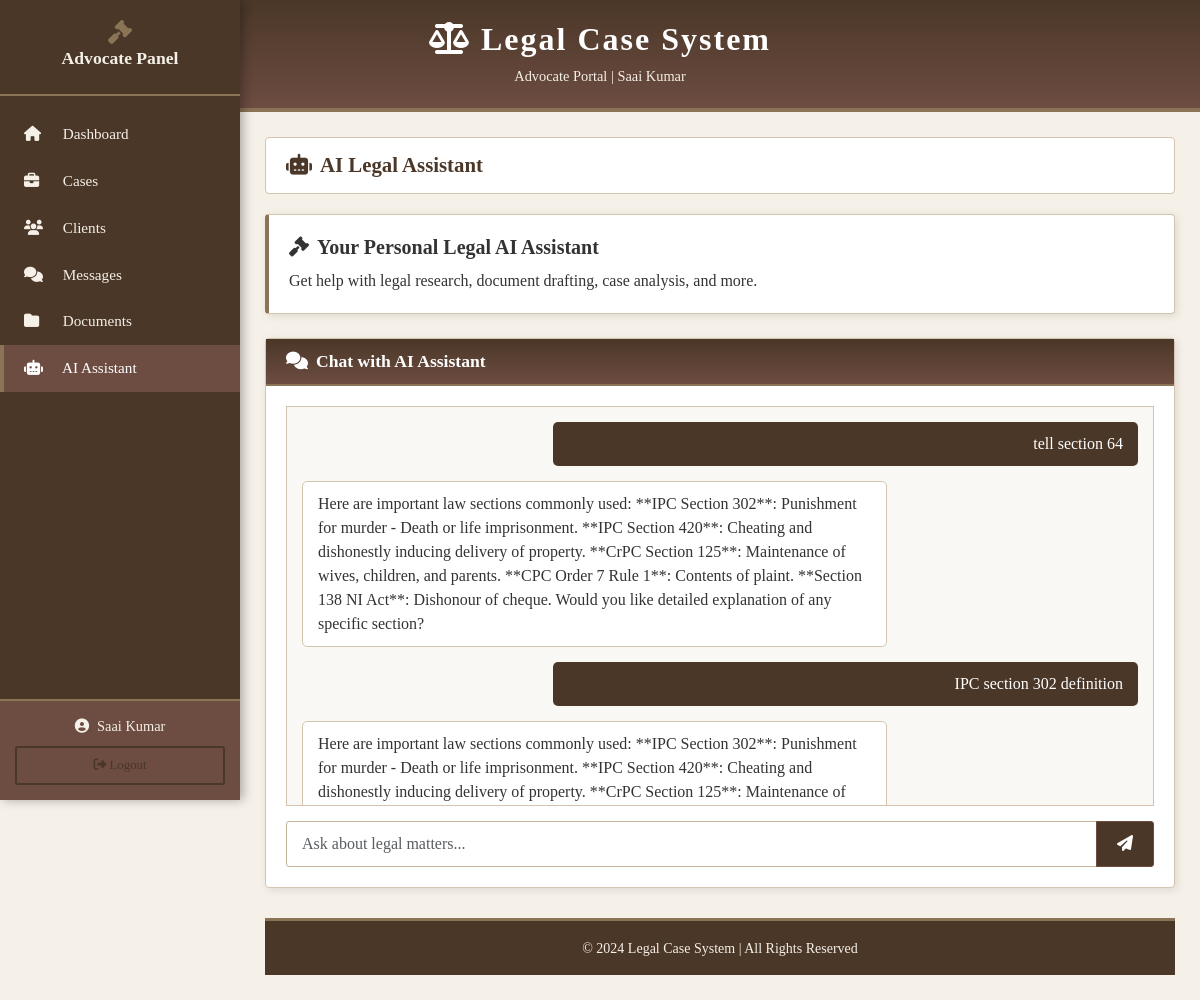
/advocate/ai-assistant (signed in), run on the app's committed database.
### tables this page shows
CREATE TABLE ai_chats (
        id INTEGER PRIMARY KEY AUTOINCREMENT,
        advocate_id INTEGER NOT NULL,
        user_message TEXT NOT NULL,
        ai_response TEXT NOT NULL,
        created_at TIMESTAMP DEFAULT CURRENT_TIMESTAMP,
        FOREIGN KEY (advocate_id) REFERENCES advocates(id)
    );

### app.py (the view, shortened to what this page needs)
@app.route('/advocate/ai-assistant', methods=['GET', 'POST'])
@login_required
def ai_assistant():
    if session['user_type'] != 'advocate':
        return redirect(url_for('login'))
    conn = get_db_connection()
    chat_history = conn.execute('''SELECT * FROM ai_chats
        WHERE advocate_id = ? ORDER BY created_at DESC LIMIT 50''',
        (session['user_id'],)).fetchall()
    conn.close()
    return render_template('ai_assistant.html', chat_history=chat_history)

### app.py (called while the page is built)
def get_db_connection():
    conn = sqlite3.connect('advocate_system.db')
    conn.row_factory = sqlite3.Row
    return conn

def login_required(f):
    @wraps(f)
    def decorated_function(*args, **kwargs):
        if 'user_id' not in session or 'user_type' not in session:
            return redirect(url_for('login'))
        return f(*args, **kwargs)
    return decorated_function

### templates/ai_assistant.html (shortened to what this page needs)
{% extends "base.html" %}
{% block content %}
<div class="trad-header">
    <h1><i class="fas fa-balance-scale"></i> Legal Case System</h1>
    <div class="subtitle">Advocate Portal | {{ session['user_name'] }}</div>
</div>
<div class="trad-sidebar">
    <div class="trad-sidebar-header">
        <i class="fas fa-gavel"></i>
        <h4>Advocate Panel</h4>
    </div>
    <div class="trad-sidebar-menu">
        <a href="{{ url_for('advocate_dashboard') }}">
            <i class="fas fa-home"></i> Dashboard
        </a>
        <a href="{{ url_for('advocate_cases') }}">
            <i class="fas fa-briefcase"></i> Cases
        </a>
        <a href="{{ url_for('advocate_clients') }}">
            <i class="fas fa-users"></i> Clients
        </a>
        <a href="{{ url_for('advocate_messages') }}">
            <i class="fas fa-comments"></i> Messages
        </a>
        <a href="{{ url_for('advocate_documents') }}">
            <i class="fas fa-folder"></i> Documents
        </a>
        <a href="{{ url_for('ai_assistant') }}" class="active">
            <i class="fas fa-robot"></i> AI Assistant
        </a>
    </div>
    <div class="trad-sidebar-user">
        <div class="user-name">
            <i class="fas fa-user-circle me-2"></i>{{ session['user_name'] }}
        </div>
        <a href="{{ url_for('logout') }}" class="btn btn-sm btn-trad-outline w-100 mt-2" style="font-size:0.8rem;">
            <i class="fas fa-sign-out-alt"></i> Logout
        </a>
    </div>
</div>
<div class="trad-main">
    <div class="trad-page-header">
        <h2><i class="fas fa-robot me-2"></i>AI Legal Assistant</h2>
    </div>
    <div class="trad-card mb-4" style="border-left:4px solid var(--dark-gold);">
        <div class="trad-card-body">
            <h5><i class="fas fa-gavel me-2"></i>Your Personal Legal AI Assistant</h5>
            <p style="margin:10px 0 0; color:var(--charcoal);">Get help with legal research, document drafting, case analysis, and more.</p>
        </div>
    </div>
    <div class="trad-card">
        <div class="trad-card-header">
            <h4><i class="fas fa-comments me-2"></i>Chat with AI Assistant</h4>
        </div>
        <div class="trad-card-body">
            <div style="background:var(--light-cream); padding:15px; border:1px solid #d4c4b0; max-height:400px; overflow-y:auto; margin-bottom:15px;">
                {% if not chat_history %}
                <div class="trad-chat-message trad-chat-received">
                    <div class="trad-chat-bubble">
                        <strong>Greetings, Advocate {{ session['user_name'] }}!</strong><br><br>
                        I am your AI Legal Assistant. I can help you with:<br><br>
                        1. <strong>Legal Research</strong> - Information on laws<br>
                        2. <strong>Law Sections</strong> - IPC, CrPC, CPC explanations<br>
                        3. <strong>Case Summaries</strong> - Brief important cases<br>
                        4. <strong>Document Drafting</strong> - Notices, affidavits, petitions<br><br>
                        How may I assist you today?
                    </div>
                </div>
                {% else %}
                {% for chat in chat_history|reverse %}
                <div class="trad-chat-message trad-chat-sent">
                    <div class="trad-chat-bubble">{{ chat.user_message }}</div>
                </div>
                <div class="trad-chat-message trad-chat-received">
                    <div class="trad-chat-bubble">{{ chat.ai_response }}</div>
                </div>
                {% endfor %}
                {% endif %}
            </div>
            <form method="POST">
                <div class="input-group">
                    <input type="text" name="message" class="form-control trad-form-control" placeholder="Ask about legal matters..." required>
                    <button type="submit" class="btn btn-trad">
                        <i class="fas fa-paper-plane"></i>
                    </button>
                </div>
            </form>
        </div>
    </div>
    <div class="trad-footer">
        <small>&copy; 2024 Legal Case System | All Rights Reserved</small>
    </div>
</div>
{% endblock %}

### templates/base.html (style rules this page uses)
:root { --primary-brown: #4a3728; --secondary-brown: #6d4c41; --cream: #f5f0e8; --dark-gold: #8b7355; --pure-black: #1a1a1a; --charcoal: #333333; --white: #ffffff; --light-cream: #faf8f5; }
* { margin: 0; padding: 0; box-sizing: border-box; }
body { font-family: 'Georgia', 'Times New Roman', serif; background-color: var(--cream); color: var(--charcoal); }
h1, h2, h3, h4, h5, h6 { font-family: 'Georgia', serif; font-weight: 600; }
.trad-header { background: linear-gradient(180deg, var(--primary-brown) 0%, var(--secondary-brown) 100%); padding: 20px 0; border-bottom: 4px solid var(--dark-gold); }
.trad-header h1 { color: var(--white); font-size: 2rem; text-align: center; letter-spacing: 2px; }
.trad-header .subtitle { color: var(--cream); text-align: center; font-size: 0.9rem; margin-top: 5px; }
.trad-sidebar { background: var(--primary-brown); min-height: 100vh; padding: 0; position: fixed; width: 240px; left: 0; top: 0; box-shadow: 3px 0 10px rgba(0,0,0,0.3); }
.trad-sidebar-header { padding: 20px 15px; border-bottom: 2px solid var(--dark-gold); text-align: center; }
.trad-sidebar-header h4 { color: var(--cream); font-size: 1.1rem; margin-bottom: 5px; }
.trad-sidebar-header i { color: var(--dark-gold); font-size: 1.5rem; }
.trad-sidebar-menu { padding: 15px 0; }
.trad-sidebar-menu a { display: block; padding: 12px 20px; color: var(--cream); text-decoration: none; border-left: 4px solid transparent; transition: all 0.3s; font-size: 0.95rem; }
.trad-sidebar-menu a:hover, .trad-sidebar-menu a.active { background: var(--secondary-brown); border-left-color: var(--dark-gold); color: var(--white); }
.trad-sidebar-menu a i { width: 25px; margin-right: 10px; }
.trad-sidebar-user { position: absolute; bottom: 0; width: 100%; padding: 15px; background: var(--secondary-brown); border-top: 2px solid var(--dark-gold); }
.trad-sidebar-user .user-name { color: var(--cream); font-size: 0.9rem; text-align: center; }
.trad-main { margin-left: 240px; padding: 25px; min-height: 100vh; }
.trad-card { background: var(--white); border: 1px solid #d4c4b0; border-radius: 4px; margin-bottom: 20px; box-shadow: 2px 2px 8px rgba(0,0,0,0.1); }
.trad-card-header { background: linear-gradient(180deg, var(--primary-brown) 0%, var(--secondary-brown) 100%); color: var(--white); padding: 12px 20px; border-bottom: 2px solid var(--dark-gold); }
.trad-card-header h4 { font-size: 1.1rem; margin: 0; }
.trad-card-body { padding: 20px; }
.btn-trad { background: var(--primary-brown); color: var(--white); border: 1px solid var(--secondary-brown); padding: 8px 20px; border-radius: 3px; font-family: 'Georgia', serif; transition: all 0.3s; }
.btn-trad-outline { background: transparent; color: var(--primary-brown); border: 2px solid var(--primary-brown); padding: 8px 20px; border-radius: 3px; font-family: 'Georgia', serif; }
.trad-form-control { border: 1px solid #c4b49e; border-radius: 3px; padding: 10px 15px; font-family: 'Georgia', serif; }
.trad-chat-message { margin-bottom: 15px; }
.trad-chat-bubble { padding: 10px 15px; border-radius: 5px; max-width: 70%; }
.trad-chat-sent { text-align: right; }
.trad-chat-sent .trad-chat-bubble { background: var(--primary-brown); color: var(--white); margin-left: auto; }
.trad-chat-received .trad-chat-bubble { background: var(--white); border: 1px solid #d4c4b0; }
.trad-page-header { background: var(--white); border: 1px solid #d4c4b0; padding: 15px 20px; margin-bottom: 20px; border-radius: 4px; }
.trad-page-header h2 { color: var(--primary-brown); font-size: 1.3rem; margin: 0; }
.trad-footer { background: var(--primary-brown); color: var(--cream); text-align: center; padding: 15px; margin-top: 30px; border-top: 3px solid var(--dark-gold); }

### data on the page
ai_chats: user_message "tell section 64", ai_response "Here are important law sections commonly used: **IPC Section 302**: Punishment for murder - Death or life imprisonment. **IPC Section 420**: Cheating and dishonestly inducing delivery of property. **CrPC Section 125**: Maintenance of wives, children, and parents. **CPC Order 7 Rule 1**: Contents of plaint. **Section 138 NI Act**: Dishonour of cheque. Would you like detailed explanation of any specific section?"
ai_chats: user_message "IPC section 302 definition", ai_response "Here are important law sections commonly used: **IPC Section 302**: Punishment for murder - Death or life imprisonment. **IPC Section 420**: Cheating and dishonestly inducing delivery of property. **CrPC Section 125**: Maintenance of…"

### other printed values
{{ session['user_name'] }} "Saai Kumar"
